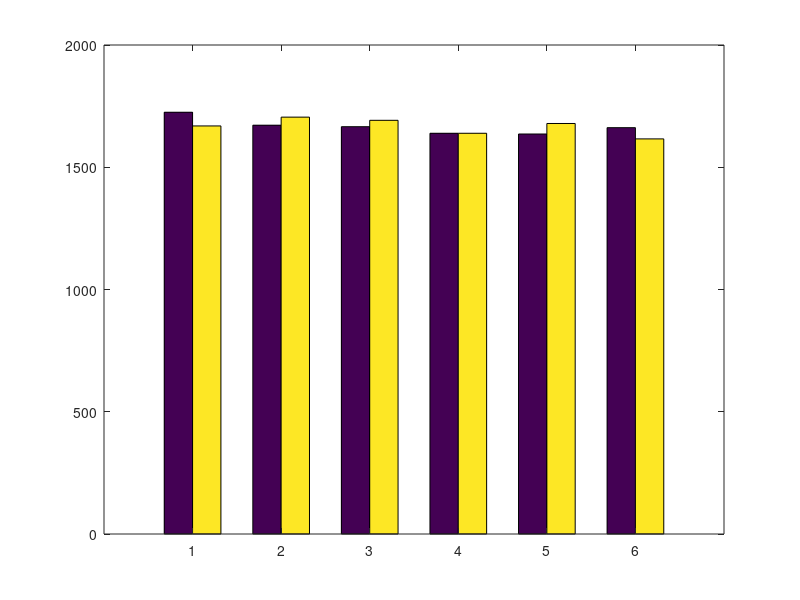
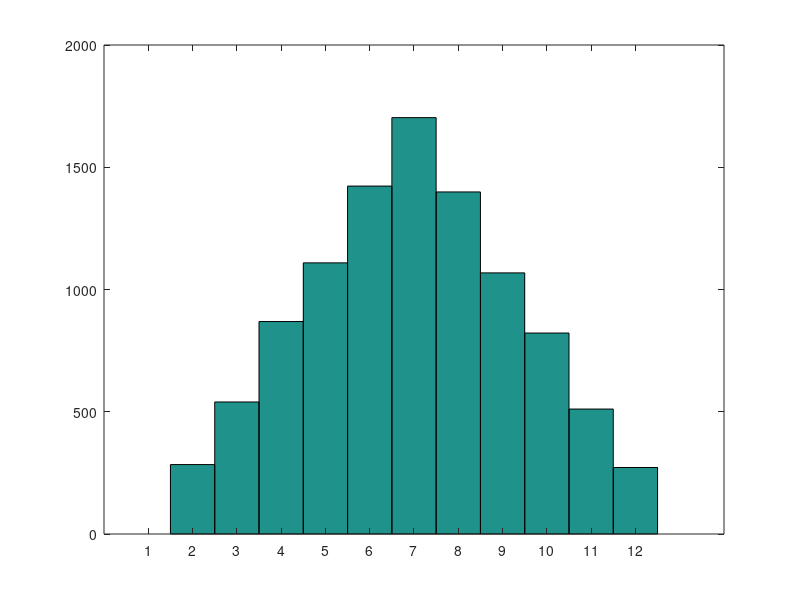
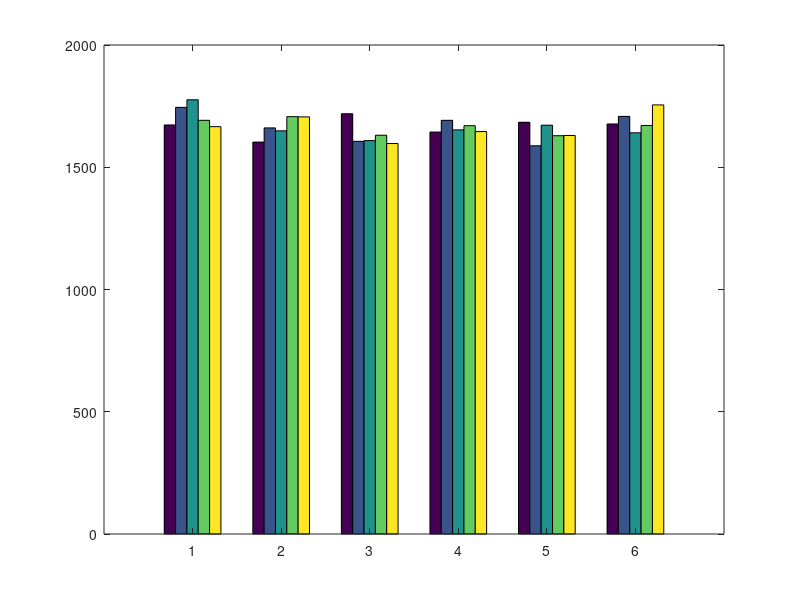
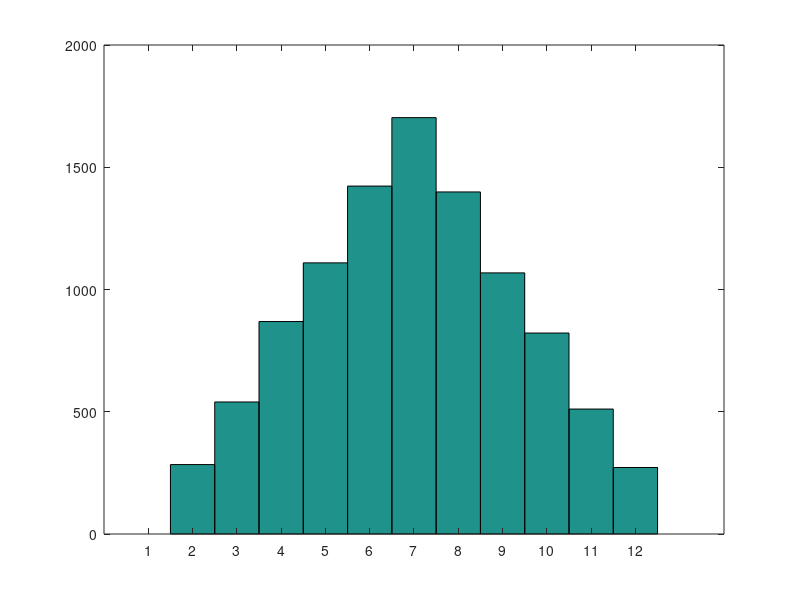

MATLAB code for these plots, in order:
x = randi(6,10000,2); 
%first input is the quantization level, second is the amount of samples and third is the spacing
hist(x,1:6);

figure
x2 = sum(x,2);
hist(x2,1:12)

%%%%%%%%%%%%%%%%%%%%%%%%%%%%%%%%%%%%%%%
%now we will try to roll 5 dice

y = randi(6,10000,5);
figure
hist(y,1:6);

figure
x5 = sum(x,2);
hist(x5,1:12)

